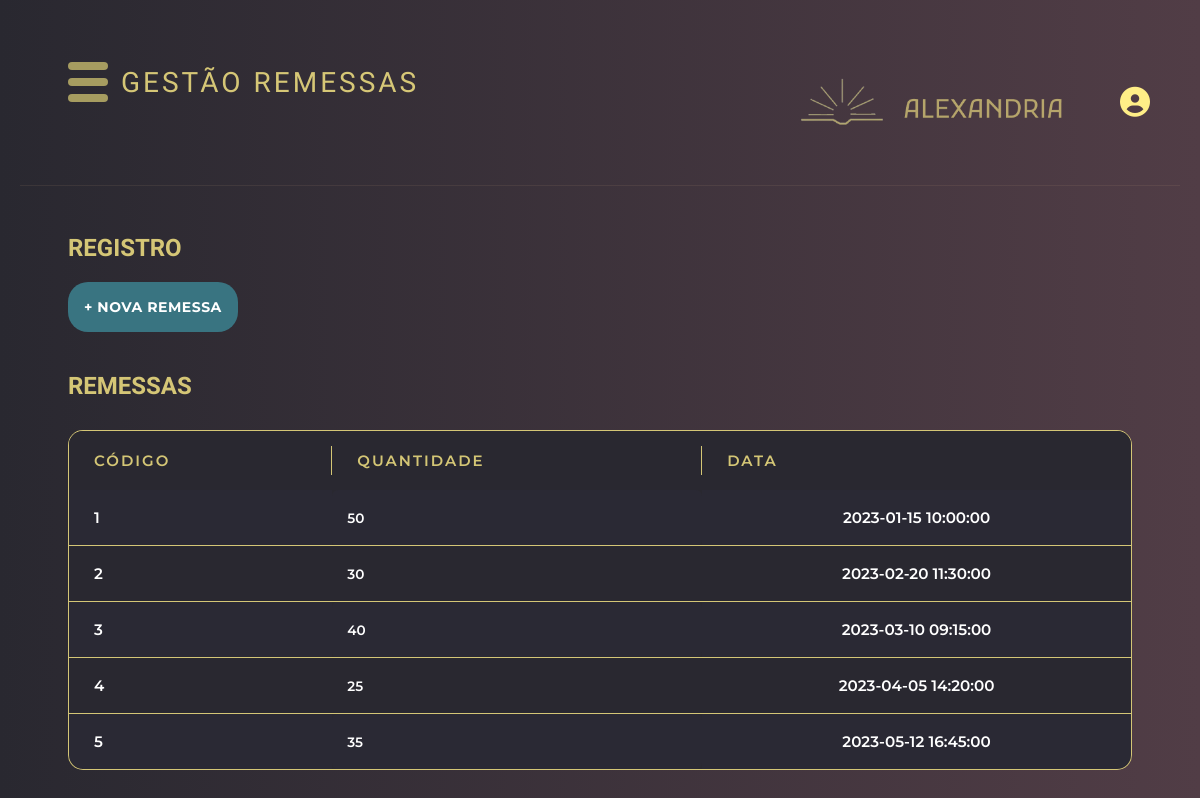
The app's page /template/gestao/remessa-gestao.php, older data.
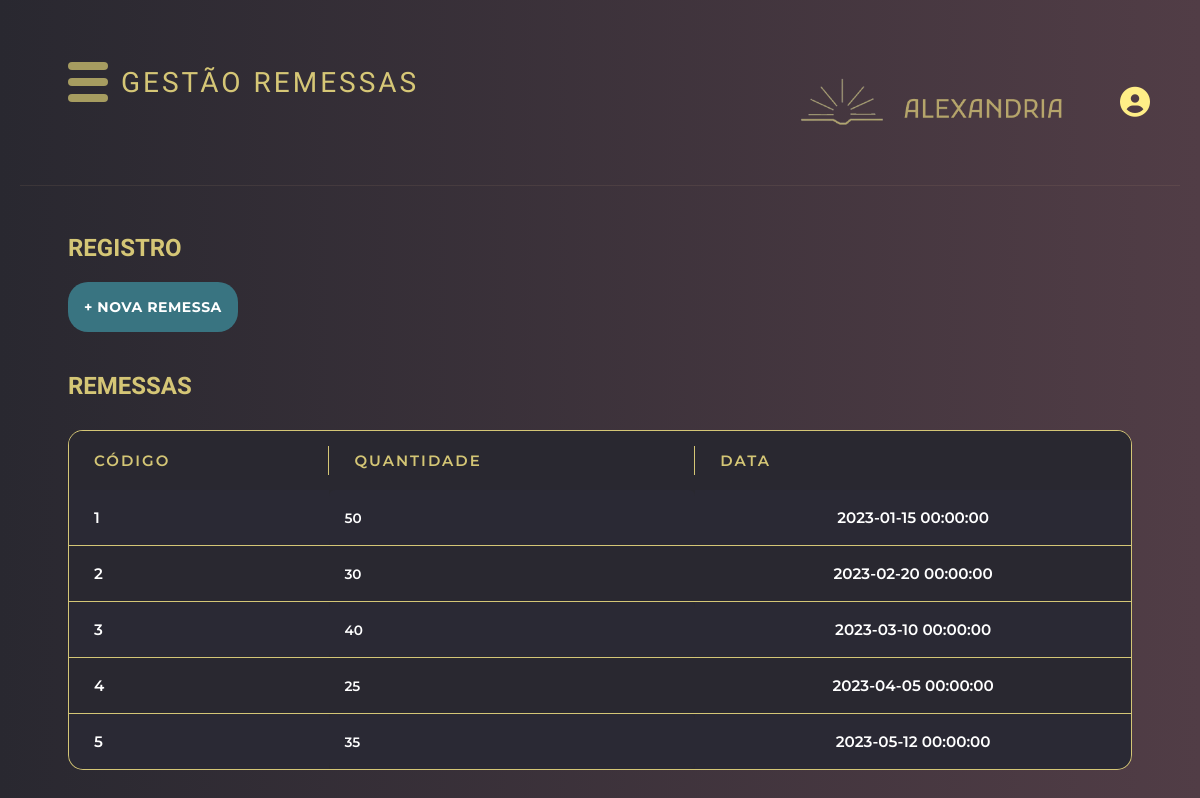
The same page, newer data.
### tables this page shows
CREATE TABLE REMESSA (
 pk_rem INT PRIMARY KEY auto_increment, 
 rem_data TIMESTAMP DEFAULT CURRENT_TIMESTAMP,
 rem_qtd INT not null,
 fk_forn INT not null,
 fk_liv INT not null,
 fk_user INT not null,
 FOREIGN KEY(fk_forn) references FORNECEDOR(pk_forn) on delete restrict on update cascade,
 FOREIGN KEY(fk_liv) references LIVRO(pk_liv) on delete restrict on update cascade,
 FOREIGN KEY(fk_user) references USUARIO(pk_user) on delete restrict on update cascade
);

### geral.php (called while the page is built, shortened)
<?php
function conectaBd() {
    $conexao = conectarBanco();
    return $conexao;
}
function listar($tabela) {
    $conexao = conectaBd();
    $stmt = $conexao->prepare("SELECT * FROM $tabela");
    $stmt->execute();
    $variavel = $stmt->fetchAll();
    return $variavel;
}
?>

### template/gestao/remessa-gestao.php (the view, shortened to what this page needs)
<?php
require_once "../../geral.php";
$remessas = listar('remessa');
$tituloH1= "GESTÃO REMESSAS";
include '../header.php';
?>
<main class="main-content">
    <div class="titulo">
        <h2>REGISTRO</h2>
    </div>
    <div class="top-section">
        <div class="actions-section">
            <a href="remessa-cadastro.php" class="action-btn">
                <span class="plus-icon">+ NOVA REMESSA</span>
            </a>
        </div>
    </div>
    <div class = "titulo">
        <h2>Remessas</h2>
    </div>
    <div class='titleliv'>
        <div class="tabela">
            <div class="tisch">
                <table>
                    <tr>
                        <th>Código</th>
                        <th>Quantidade</th>
                        <th>Data</th>
                    </tr>
                    <?php foreach ($remessas as $remessa): ?>
                        <tr>
                            <td><?= htmlspecialchars($remessa['pk_rem']) ?></td>
                            <td><?= htmlspecialchars($remessa["rem_qtd"]) ?></td>
                            <td><?= htmlspecialchars($remessa["rem_data"]) ?></td>
                        </tr>
                    <?php endforeach; ?>
                </table>
            </div>
        </div>
    </div>
</main>
</body>
</html>

### template/header.php (shortened to what this page needs)
<?php
require_once '../../geral.php';
?>
<!DOCTYPE html>
<html lang="pt-BR">
<head>
    <link rel="stylesheet" href="../../static/css/header.css?v=<?= time() ?>">
    <link rel="stylesheet" href="../../static/css/geral.css?v=<?= time() ?>">
    <link rel="stylesheet" href="../../static/css/popup.css?v=<?= time() ?>">
    <link rel="stylesheet" href="../../static/css/dashboard.css?v=<?= time() ?>">
    <link rel="stylesheet" href="https://cdnjs.cloudflare.com/ajax/libs/font-awesome/6.4.0/css/all.min.css">
    <link href='https://unpkg.com/boxicons@2.1.4/css/boxicons.min.css' rel='stylesheet'>
</head>
<body>
    <nav>
        <div id="iconeMenu">
            <div class="barrasIconeMenu" onclick="animaIconeMenu(this)">
                <div id="barra1"></div>
                <div id="barra2"></div>
                <div id="barra3"></div>
            </div>
        </div>
    </nav>
    <header>
        <div id="logo" class="logo">
            <h1><?php echo isset($tituloH1) ? $tituloH1 : 'errinho eita'; ?></h1>
        </div>
        <div class="brand-section">
            <div class="alexandria-logo">
                <div class="img"> <img src="../../static/img/LOGO.png" class="logoGestao" alt="Logo Alexandria"> </div>
            </div>
        <button id="btnPerfil" onclick="toggleDropdown()">
            <i class="fas fa-circle-user"></i>
        </button>
    </header>
<body>

### static/css/header.css (style rules this page uses)
:root { --cor-primaria: rgb(41, 40, 48); --cor-secundaria: rgb(81, 61, 70); --cor-titulo-1: #FFEE87CC; --cor-titulo-2: #C4E9EC99; --cor-titulo-2-contraste: #23767E; --cor-titulo-2-contraste-60: #23767E99; --cor-texto: #FFF; }
* { margin: 0; padding: 0; box-sizing: border-box; }
body { background: linear-gradient(to right, var(--cor-primaria), var(--cor-secundaria)); min-height: 100vh; font-family: 'Montserrat', sans-serif; color: var(--cor-titulo-1); overflow-x: hidden; }
nav { float: left; }
.barrasIconeMenu { display: inline-block; cursor: pointer; }
#iconeMenu { position: fixed; z-index: 2; margin-left:2%;; margin-top:1.5%; }
#barra1, #barra2, #barra3 { width: 40px; height: 8px; background-color: #a69c60; margin: 8px; border-radius: 20px; transition: 0.4s; }
#logo, #iconeMenu { transition: margin-left 0.5s; padding: 16px; }
header { display: flex; justify-content: space-between; align-items: center; padding: 30px 30px; border-bottom: 1px solid rgba(200, 168, 130, 0.1); }
.logo { display: flex; align-items: center; gap: 15px; font-size: 16px; font-weight: 400; letter-spacing: 2px; margin-left: 5%; }
.brand-section { display: flex; align-items: center; gap: 15px; }
.alexandria-logo { display: flex; align-items: center; gap: 8px; }
h1, h2, h3 { font-family: 'Krona One', 'sans-serif'; }
body { background-color: #121212; font-family: Arial, sans-serif; color: white; }
body { background-color: #1a1a1a; font-family: Arial, sans-serif; }
#btnPerfil { background: none; border: none; cursor: pointer; }
#btnPerfil i { font-size: 30px; color: #ffee87; }

### static/css/geral.css (style rules this page uses)
:root { --cor-primaria: rgb(41, 40, 48); --cor-secundaria: rgb(81, 61, 70); --cor-titulo-1: #FFEE87CC; --cor-titulo-2: #C4E9EC99; --cor-titulo-2-contraste: #23767E; --cor-titulo-2-contraste-60: #23767E99; --cor-titulo-2-contraste-40: #23767e6b; --cor-texto: #FFF; }
* { margin: 0; padding: 0; box-sizing: border-box; text-decoration: none; }
.main-content { padding: 3rem; }
.top-section { margin-top:20px; display: flex; justify-content: space-between; align-items: flex-start; margin-bottom: 40px; }
.actions-section { display: flex; flex-direction: column; gap: 12px; }
.action-btn { background: #397481; border: none; color: white; padding: 1rem; border-radius: 20px; cursor: pointer; font: 400 0.9rem 'Montserrat', 'sans-serif'; display: flex; align-items: center; gap: 8px; width: fit-content; text-transform: uppercase; letter-spacing: 0.5px; transition: all 0.2s ease; }
.plus-icon { font-size: 14px; font-weight: bold; }
.titleliv { margin: 30px 0; }
.tabela { background: var(--cor-primaria); border-radius: 15px; overflow-y: hidden; border: 1px solid var(--cor-titulo-1); }
table { width: 100%; border-collapse: collapse; font-family: 'Montserrat', sans-serif; }
th { position:sticky; background: var(--cor-primaria); color: var(--cor-titulo-1); padding: 20px 25px; text-align: left; font-weight: 600; text-transform: uppercase; letter-spacing: 2px; font-size: 15px; position: relative; }
th:not(:last-child)::after { content: ''; position: absolute; right: 0; top: 25%; height: 50%; width: 1px; background: var(--cor-titulo-1); }
td { padding: 18px 25px; border-bottom: 1px solid var(--cor-titulo-1); font-size: 0.95rem; color:white; vertical-align: middle; transition: all 0.3s ease; }
tr:last-child td { border-bottom: none; }
td:first-child { font-weight: 600; color: white; }
td:nth-child(2) { font-family: 'Montserrat', sans-serif; font-weight: 600; border-radius: 6px; font-size: 0.85rem; color: white; padding: 12px 15px; }
td:nth-child(3) { text-transform: capitalize; font-weight: 600; }
td:last-child { text-align: center; }
tbody tr:nth-child(even) { background-color: rgba(102, 126, 234, 0.02); }
.logoGestao { max-width:400px;; width: 100%; float: right; padding-left: 20%; margin-top: 0% }
h1, h2 { font-weight: 700; color: var(--cor-titulo-1); text-transform: uppercase; font-family: 'Krona One', 'sans-serif'; }
h1 { color: var(--cor-titulo-1); font-size: 28px; font-weight: 300; letter-spacing: 3px; text-align: center; margin-bottom: 40px; text-transform: uppercase; }

Row changes from the older to the newer data that the page shows:
changed remessa id 1: rem_data "2023-01-15 10:00:00" → "2023-01-15 00:00:00"
changed remessa id 2: rem_data "2023-02-20 11:30:00" → "2023-02-20 00:00:00"
changed remessa id 3: rem_data "2023-03-10 09:15:00" → "2023-03-10 00:00:00"
changed remessa id 4: rem_data "2023-04-05 14:20:00" → "2023-04-05 00:00:00"
changed remessa id 5: rem_data "2023-05-12 16:45:00" → "2023-05-12 00:00:00"
